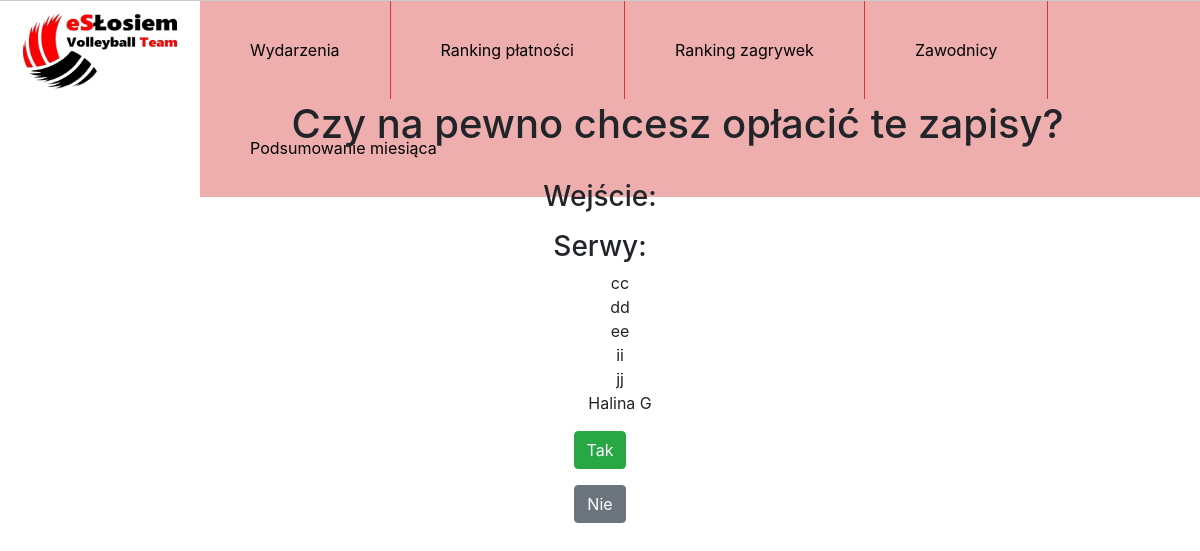
Before: /event/11/pay_0 (signed in) with the older database file.
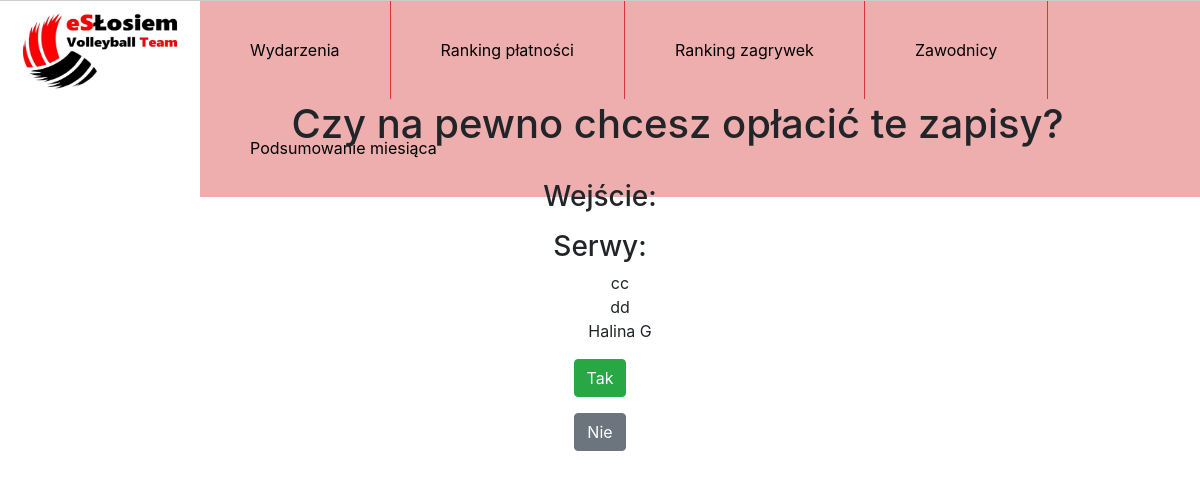
After: the same page with the newer database file.
### zapisy/models.py (models this page shows, shortened)
class Entry(models.Model):
    event = models.ForeignKey("Event", on_delete=models.CASCADE)
    player = models.ForeignKey("Player", on_delete=models.CASCADE)
    created_at = models.DateTimeField(auto_now_add=True, editable=True)
    reserve = models.BooleanField(default=False)
    multisport = models.BooleanField(default=False)
    serves = models.IntegerField(default=0)
    paid = models.BooleanField(default=False)
    serves_paid = models.BooleanField(default=False)
    resign = models.BooleanField(default=False)
    def count_entry_fee(self):
        if not self.paid:
            if self.multisport:
                return self.event.price_multisport
            else:
                return self.event.price
        else:
            return 0
    def count_serves_fee(self):
        if not self.serves_paid:
            return self.serves * 2
        else:
            return 0

class Player(models.Model):
    name = models.CharField(max_length=64)
    multisport_number = models.CharField(max_length=8, null=True, blank=True)
    def __str__(self):
        return self.name

### zapisy/views.py (the view, shortened to what this page needs)
# urls.py: path('event/<int:pk>/pay_0', views.EventPay0ConfirmView.as_view(), name='pay_zeros'),
class EventPay0ConfirmView(TemplateView):
    template_name = 'zapisy/pay_from_excess_confirm.html'
    def get_context_data(self, **kwargs):
        context = super().get_context_data(**kwargs)
        event = Event.objects.get(id=self.kwargs['pk'])
        context['event'] = event
        all_event_entries = Entry.objects.filter(event=event, reserve=False)
        all_unpaid = all_event_entries.filter(Q(paid=False) | Q(serves_paid=False))
        all_unpaid_fee = [entry for entry in all_unpaid if entry.count_entry_fee() == 0 and entry.paid == False]
        all_unpaid_serves = [entry for entry in all_unpaid if entry.count_serves_fee() == 0 and entry.serves_paid == False]
        context['all_unpaid_fee'] = all_unpaid_fee
        context['all_unpaid_serves'] = all_unpaid_serves
        return context

### templates/zapisy/pay_from_excess_confirm.html (shortened to what this page needs)
{% extends "zapisy/base.html" %}
{% load filters %}
  {% block content %}
    {% if user.is_authenticated %}
      <form method="post">
        <h1>Czy na pewno chcesz opłacić te zapisy?</h1>
        <br>
        {% if all_unpaid_to_pay %}
        <h3>Do zapłaty:</h3>
          <ul>
            {% for entry in all_unpaid_to_pay %}
              <li>{{entry.player}}: {{entry|entry_count_fee}}</li> <br>
            {% endfor %}
          </ul>
        {% else %}
          <h3>Wejście:</h3>
          <h3>Serwy:</h3>
            <ul>
              {% for entry in all_unpaid_serves %}
                <li>{{entry.player}}</li> <br>
              {% endfor %}
            </ul>
        {% endif %}
        <input class="btn btn-success" type="submit" value="Tak">
      </form>
      <a href="{% url 'event' event.id %}">
        <button class="btn btn-secondary" type="button">Nie</button>
      </a>
    {% endif %}
  {% endblock %}

Changed rows visible on the page:
no longer on this page (row edited): Entry: player "ee"
no longer on this page (row edited): Entry: player "ii"
no longer on this page (row edited): Entry: player "jj"
